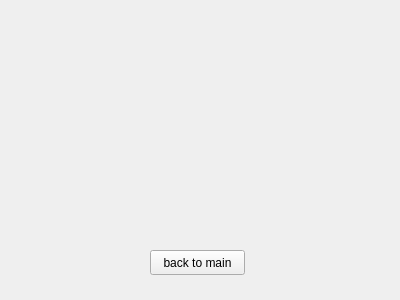
<?xml version="1.0" encoding="UTF-8"?>
<ui version="4.0">
 <class>output</class>
 <widget class="QWidget" name="output">
  <property name="geometry">
   <rect>
    <x>0</x>
    <y>0</y>
    <width>400</width>
    <height>300</height>
   </rect>
  </property>
  <property name="windowTitle">
   <string>Form</string>
  </property>
  <widget class="QPushButton" name="pushButton">
   <property name="geometry">
    <rect>
     <x>150</x>
     <y>250</y>
     <width>95</width>
     <height>25</height>
    </rect>
   </property>
   <property name="text">
    <string>back to main</string>
   </property>
  </widget>
 </widget>
 <resources/>
 <connections/>
</ui>
